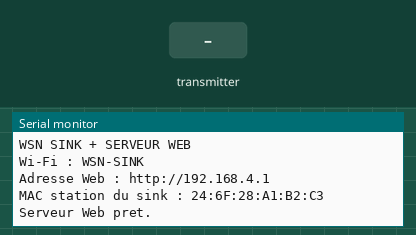
Recording of a sketch running on a simulated ESP8266 (NodeMCU). On the bench: the last lines printed to the serial monitor. Inputs (shaded band) come from the test bench.

Above: at 1.2 s.
1.3 s: the transmitter starts sending nodeId = 0
At 1.61 s:
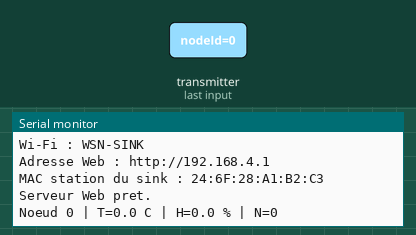
3.3 s: the transmitter starts sending temperature = 25
At 3.61 s:
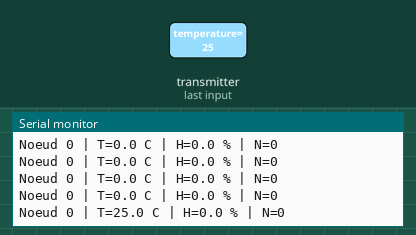
4.8 s: the transmitter starts sending humidity = 25
At 5.11 s:
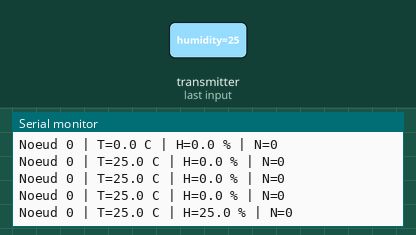
6.3 s: the transmitter starts sending counter = 256
At 6.61 s:
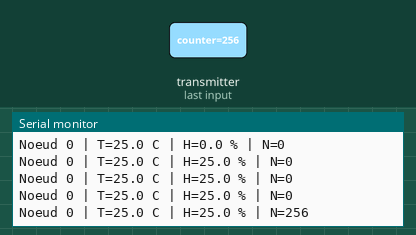
7.8 s: the transmitter starts sending nodeId = 1
At 8.11 s:
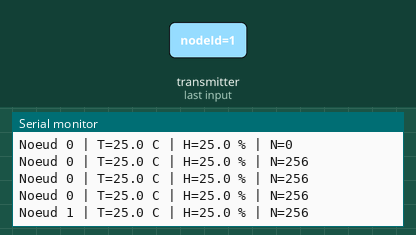
9.3 s: the transmitter starts sending temperature = 0
At 9.61 s:
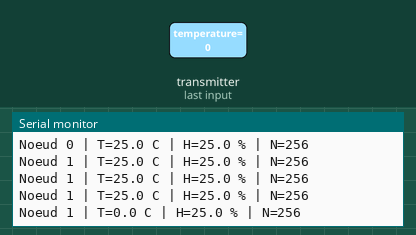

Measured:
- after the input at 1.3 s, the serial monitor: prints a new line at once (image 1)
- after the input at 3.3 s, the serial monitor: prints a new line at once (image 2)
- after the input at 4.8 s, the serial monitor: prints a new line at once (image 3)
- after the input at 6.3 s, the serial monitor: prints a new line at once (image 4)
- after the input at 7.8 s, the serial monitor: prints a new line at once (image 5)
- after the input at 9.3 s, the serial monitor: prints a new line at once (image 6)

The sketch:

sink.ino
```cpp
// TP WSN - ESP8266 n° 2 : sink + serveur Web
// Recoit les mesures par ESP-NOW et les publie sur http://192.168.4.1

#include <ESP8266WiFi.h>
#include <ESP8266WebServer.h>
#include <espnow.h>
#include <user_interface.h>

ESP8266WebServer server(80);

struct SensorData {
  uint32_t nodeId;
  float temperature;
  float humidity;
  uint32_t counter;
};

volatile float temperature = 0;
volatile float humidity = 0;
volatile uint32_t packetCounter = 0;
volatile unsigned long lastReceived = 0;
volatile bool dataAvailable = false;

const char* apName = "WSN-SINK";
const char* apPassword = "WSN12345";

const char page[] PROGMEM = R"rawliteral(
<!DOCTYPE html>
<html lang="fr"><head>
<meta charset="UTF-8">
<meta name="viewport" content="width=device-width,initial-scale=1">
<title>WSN Monitor</title>
<style>
body{font-family:Arial;background:#eef2f7;margin:0;padding:20px;color:#172033}
main{max-width:650px;margin:auto}
header,.card{background:white;padding:20px;margin-bottom:15px;border-radius:14px;box-shadow:0 3px 12px #0001}
h1{color:#075985}.grid{display:grid;grid-template-columns:repeat(2,1fr);gap:15px}
.label{color:#64748b}.value{font-size:2rem;font-weight:bold;margin-top:10px}
.temp{color:#ea580c}.hum{color:#0284c7}#status{font-weight:bold}
@media(max-width:400px){.grid{grid-template-columns:1fr}}
</style></head><body><main>
<header><h1>WSN Monitor</h1>
<p>Supervision du réseau de capteurs ESP8266</p><b>Sink : ESP8266 n° 2</b></header>
<section class="grid">
<div class="card"><div class="label">Température</div>
<div class="value temp"><span id="temp">--</span> °C</div></div>
<div class="card"><div class="label">Humidité</div>
<div class="value hum"><span id="hum">--</span> %</div></div>
</section>
<section class="card"><h3>État du réseau</h3>
<p>Capteur : <span id="status">En attente</span></p>
<p>Dernier paquet : <span id="count">0</span></p>
<p>Dernière réception : <span id="age">--</span></p>
<p id="updated" class="label">Initialisation...</p></section>
</main><script>
async function updateData(){
 try{
  const response=await fetch('/data',{cache:'no-store'});
  if(!response.ok)throw new Error('HTTP');
  const d=await response.json();
  document.getElementById('temp').textContent=d.valid?d.temperature.toFixed(1):'--';
  document.getElementById('hum').textContent=d.valid?d.humidity.toFixed(1):'--';
  document.getElementById('count').textContent=d.counter;
  document.getElementById('age').textContent=d.age<0?'Aucune mesure':d.age+' s';
  const online=d.valid&&d.age<=15;
  document.getElementById('status').textContent=online?'Connecté':'Hors ligne';
  document.getElementById('status').style.color=online?'green':'red';
  document.getElementById('updated').textContent='Actualisation : '+new Date().toLocaleTimeString();
 }catch(e){document.getElementById('status').textContent='Erreur de communication';}
}
updateData();setInterval(updateData,2000);
</script></body></html>
)rawliteral";

void onDataRecv(uint8_t *mac, uint8_t *data, uint8_t len) {
  if (len != sizeof(SensorData)) return;
  SensorData msg;
  memcpy(&msg, data, sizeof(msg));
  temperature = msg.temperature;
  humidity = msg.humidity;
  packetCounter = msg.counter;
  lastReceived = millis();
  dataAvailable = true;
  Serial.printf("Noeud %lu | T=%.1f C | H=%.1f %% | N=%lu\n",
    (unsigned long)msg.nodeId, msg.temperature, msg.humidity,
    (unsigned long)msg.counter);
}

void handleData() {
  bool valid = dataAvailable;
  float t = temperature, h = humidity;
  uint32_t count = packetCounter;
  unsigned long received = lastReceived;
  long age = valid ? (long)((millis() - received) / 1000) : -1;

  String json = "{";
  json += "\"valid\":"; json += valid ? "true" : "false";
  json += ",\"temperature\":"; json += String(t, 1);
  json += ",\"humidity\":"; json += String(h, 1);
  json += ",\"counter\":"; json += String(count);
  json += ",\"age\":"; json += String(age);
  json += "}";
  server.sendHeader("Cache-Control", "no-store");
  server.send(200, "application/json", json);
}

void setup() {
  Serial.begin(115200);
  WiFi.mode(WIFI_AP_STA);
  WiFi.softAP(apName, apPassword, 1);
  wifi_set_channel(1);

  Serial.println();
  Serial.println("WSN SINK + SERVEUR WEB");
  Serial.print("Wi-Fi : "); Serial.println(apName);
  Serial.print("Adresse Web : http://"); Serial.println(WiFi.softAPIP());
  Serial.print("MAC station du sink : "); Serial.println(WiFi.macAddress());

  if (esp_now_init() != 0) {
    Serial.println("Erreur initialisation ESP-NOW");
    return;
  }
  esp_now_set_self_role(ESP_NOW_ROLE_SLAVE);
  esp_now_register_recv_cb(onDataRecv);

  server.on("/", []() { server.send_P(200, "text/html", page); });
  server.on("/data", handleData);
  server.begin();
  Serial.println("Serveur Web pret.");
}

void loop() {
  server.handleClient();
}
```
